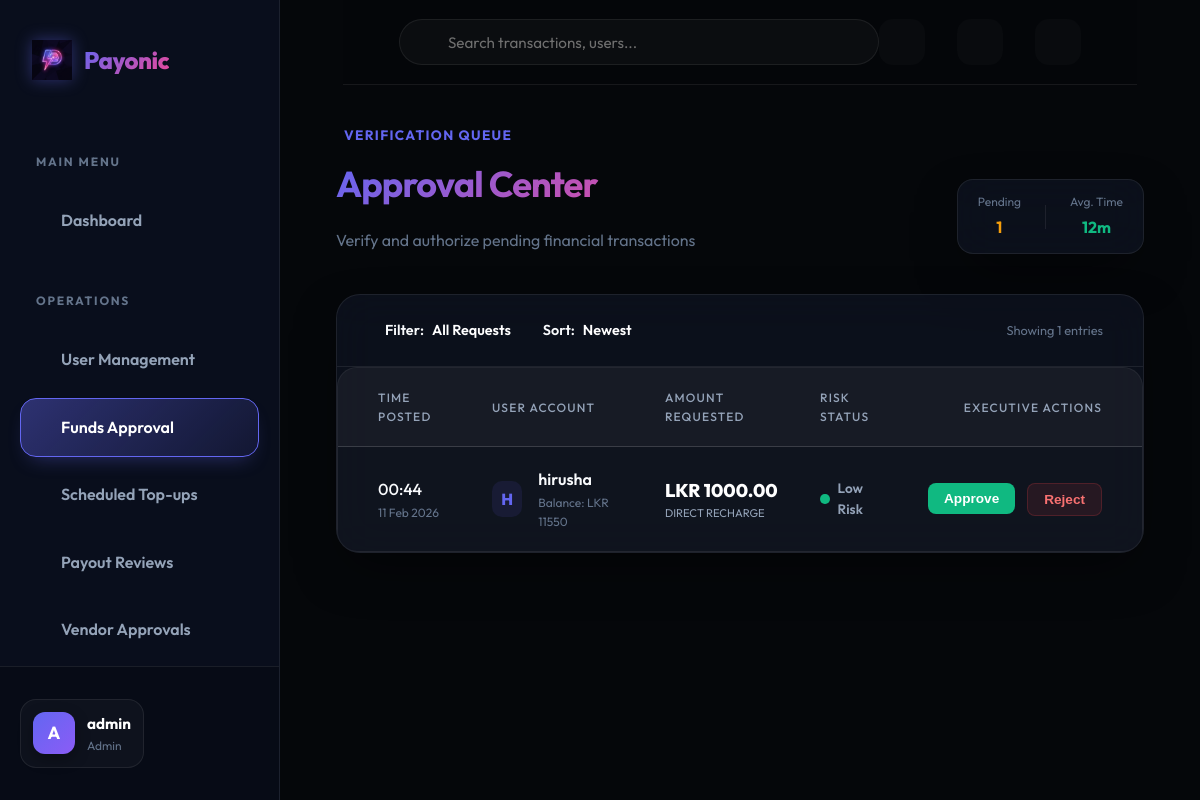
/admin/requests (signed in), run on an earlier commit of the app's database.
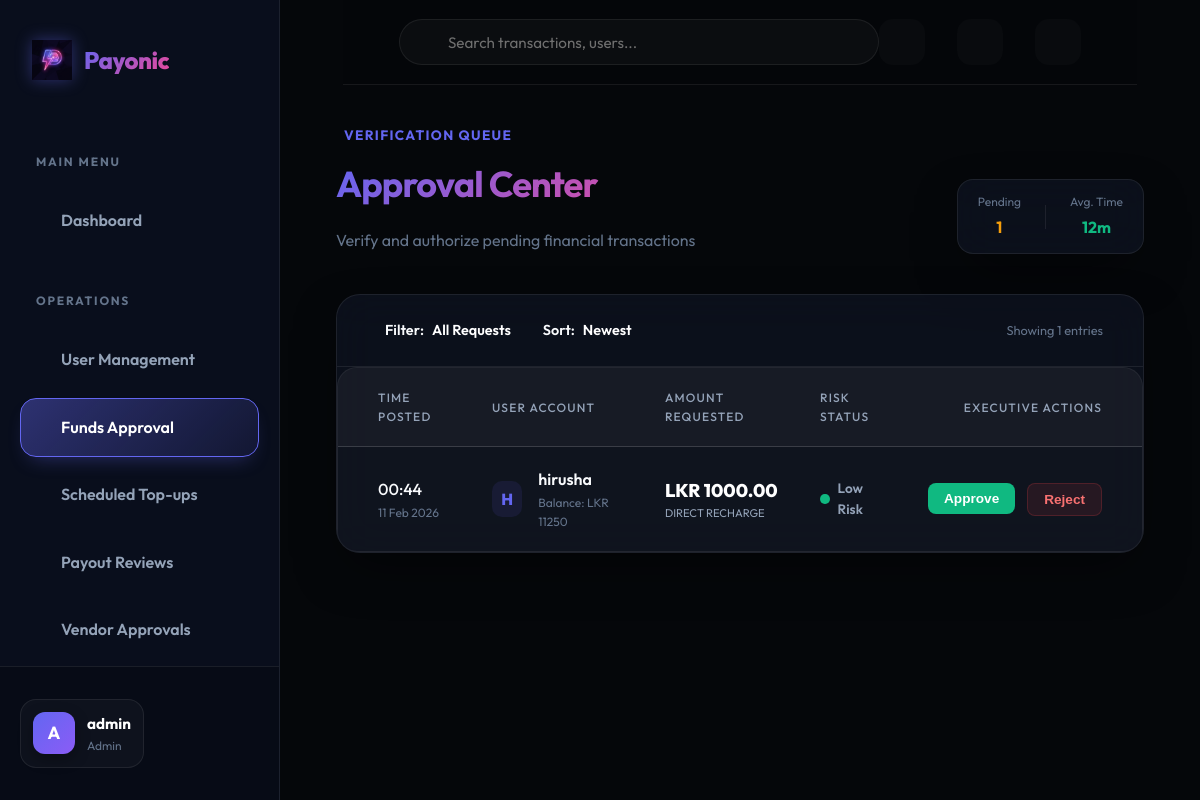
And on a later commit of the database.
### app/models.py (models this page shows)
class Wallet(db.Model):
    id = db.Column(db.Integer, primary_key=True)
    user_id = db.Column(db.Integer, db.ForeignKey('user.id'), unique=True, nullable=False)
    balance = db.Column(db.Float, default=0.0)
    last_updated = db.Column(db.DateTime, default=datetime.utcnow, onupdate=datetime.utcnow)

### app/admin/routes.py (the view)
@bp.route('/requests')
@login_required
def requests():
    if current_user.role != 'admin':
        return redirect(url_for('main.index'))
    pending_requests = RechargeRequest.query.filter_by(status='pending').order_by(RechargeRequest.created_at.desc()).all()
    return render_template('admin/requests.html', title='Recharge Requests', requests=pending_requests)

### app/models.py (called while the page is built)
@login.user_loader
def load_user(id):
    return User.query.get(int(id))

    @property
    def is_active(self):
        return self.is_active_user

    @property
    def unread_notification_count(self):
        return self.notifications.filter_by(is_read=False).count()

### app/templates/admin/requests.html (shortened to what the changed rows need)
{% extends "base.html" %}
{% block content %}
<div class="animate-fade-in">
    <div style="display: flex; justify-content: space-between; align-items: flex-end; margin-bottom: 2.5rem;">
        <div>
            <h1 class="text-gradient" style="font-size: 2.25rem;">Approval Center</h1>
        </div>
    </div>
    <div class="glass-panel" style="overflow: hidden; padding: 0;">
        <div class="table-container">
            <table style="width: 100%;">
                <thead>
                    <tr>
                        <th style="padding-left: 2.5rem;">Time Posted</th>
                        <th>User Account</th>
                        <th>Amount Requested</th>
                        <th>Risk Status</th>
                        <th style="text-align: right; padding-right: 2.5rem;">Executive Actions</th>
                    </tr>
                </thead>
                <tbody>
                    {% for req in requests %}
                    <tr style="transition: all 0.2s;" onmouseover="this.style.background='rgba(99, 102, 241, 0.03)'"
                        onmouseout="this.style.background='transparent'">
                        <td style="padding-left: 2.5rem;">
                            <div style="font-weight: 500;">{{ req.created_at.strftime('%H:%M') }}</div>
                            <div style="font-size: 0.75rem; color: var(--text-dim);">{{ req.created_at.strftime('%d %b
                                %Y') }}</div>
                        </td>
                        <td>
                            <div style="display: flex; align-items: center; gap: 1rem;">
                                <div
                                    style="width: 36px; height: 36px; border-radius: 10px; background: rgba(99, 102, 241, 0.1); color: var(--primary); display: flex; align-items: center; justify-content: center; font-weight: 800;">
                                    {{ req.user.username[0]|upper }}
                                </div>
                                <div>
                                    <div style="font-weight: 600;">{{ req.user.username }}</div>
                                    <div style="font-size: 0.75rem; color: var(--text-dim);">Balance: LKR {{
                                        "{:.0f}".format(req.user.wallet.balance) }}</div>
                                </div>
                            </div>
                        </td>
                        <td>
                            <div style="font-weight: 800; color: white; font-size: 1.15rem;">LKR {{
                                "{:.2f}".format(req.amount) }}</div>
                            <div style="font-size: 0.7rem; color: var(--text-muted); text-transform: uppercase;">Direct
                                Recharge</div>
                        </td>
                        <td>
                            <div style="display: flex; align-items: center; gap: 0.5rem;">
                                <span
                                    style="width: 10px; height: 10px; border-radius: 50%; background: var(--success);"></span>
                                <span style="font-size: 0.85rem; font-weight: 600; color: var(--text-muted);">Low
                                    Risk</span>
                            </div>
                        </td>
                        <td style="text-align: right; padding-right: 2.5rem;">
                            <div style="display: flex; gap: 0.75rem; justify-content: flex-end;">
                                <form action="{{ url_for('admin.approve_request', id=req.id) }}" method="post"
                                    style="display: inline;">
                                    <button type="submit" class="btn"
                                        style="background: var(--success); color: white; padding: 0.5rem 1rem; border-radius: 0.5rem; font-size: 0.85rem; font-weight: 700;">
                                        Approve
                                    </button>
                                </form>
                                <form action="{{ url_for('admin.reject_request', id=req.id) }}" method="post"
                                    style="display: inline;">
                                    <button type="submit" class="btn"
                                        style="background: rgba(239, 68, 68, 0.1); color: #f87171; border: 1px solid rgba(239, 68, 68, 0.2); padding: 0.5rem 1rem; border-radius: 0.5rem; font-size: 0.85rem; font-weight: 600;">
                                        Reject
                                    </button>
                                </form>
                            </div>
                        </td>
                    </tr>
                    {% endfor %}
                </tbody>
            </table>
        </div>
    </div>
</div>
{% endblock %}

What changed in the data, as far as the page shows it:
changed Wallet: user.wallet.balance "11550" → "11250"
